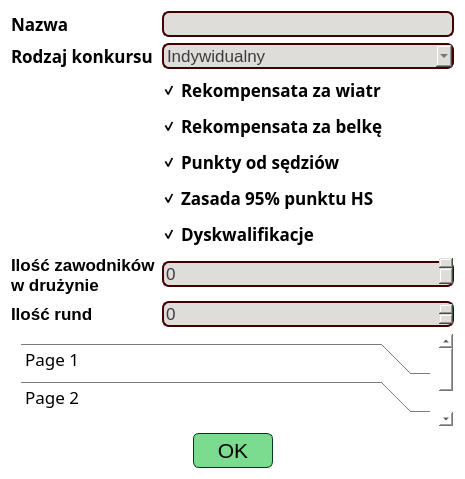
<?xml version="1.0" encoding="UTF-8"?>
<ui version="4.0">
 <class>CompetitionRulesEditorWidget</class>
 <widget class="QWidget" name="CompetitionRulesEditorWidget">
  <property name="geometry">
   <rect>
    <x>0</x>
    <y>0</y>
    <width>465</width>
    <height>479</height>
   </rect>
  </property>
  <property name="windowTitle">
   <string>Form</string>
  </property>
  <property name="styleSheet">
   <string notr="true">background: transparent;
color: black;</string>
  </property>
  <layout class="QVBoxLayout" name="verticalLayout_2">
   <item>
    <layout class="QFormLayout" name="formLayout">
     <item row="0" column="0">
      <widget class="QLabel" name="label">
       <property name="font">
        <font>
         <family>Quicksand Medium</family>
         <pointsize>13</pointsize>
         <bold>true</bold>
        </font>
       </property>
       <property name="text">
        <string>Nazwa</string>
       </property>
      </widget>
     </item>
     <item row="0" column="1">
      <widget class="QLineEdit" name="lineEdit_name">
       <property name="font">
        <font>
         <pointsize>13</pointsize>
        </font>
       </property>
       <property name="styleSheet">
        <string notr="true">QWidget{
	background-color: rgb(222, 221, 218);
	color: rgb(60, 60, 60);
	border: 2px solid rgb(65, 0, 0);
	border-radius: 7px;
}</string>
       </property>
      </widget>
     </item>
     <item row="1" column="0">
      <widget class="QLabel" name="label_6">
       <property name="font">
        <font>
         <family>Quicksand Medium</family>
         <pointsize>13</pointsize>
         <bold>true</bold>
        </font>
       </property>
       <property name="text">
        <string>Rodzaj konkursu</string>
       </property>
      </widget>
     </item>
     <item row="1" column="1">
      <widget class="QComboBox" name="comboBox_competitionType">
       <property name="font">
        <font>
         <pointsize>13</pointsize>
        </font>
       </property>
       <property name="styleSheet">
        <string>QWidget{
	background-color: rgb(222, 221, 218);
	color: rgb(60, 60, 60);
	border: 2px solid rgb(65, 0, 0);
	border-radius: 7px;
}</string>
       </property>
       <item>
        <property name="text">
         <string>Indywidualny</string>
        </property>
       </item>
       <item>
        <property name="text">
         <string>Drużynowy</string>
        </property>
       </item>
      </widget>
     </item>
     <item row="2" column="1">
      <widget class="QCheckBox" name="checkBox_windCompensation">
       <property name="font">
        <font>
         <family>Quicksand Medium</family>
         <pointsize>13</pointsize>
         <bold>true</bold>
        </font>
       </property>
       <property name="text">
        <string>Rekompensata za wiatr</string>
       </property>
       <property name="checked">
        <bool>true</bool>
       </property>
      </widget>
     </item>
     <item row="3" column="1">
      <widget class="QCheckBox" name="checkBox_gateCompensation">
       <property name="font">
        <font>
         <family>Quicksand Medium</family>
         <pointsize>13</pointsize>
         <bold>true</bold>
        </font>
       </property>
       <property name="text">
        <string>Rekompensata za belkę</string>
       </property>
       <property name="checked">
        <bool>true</bool>
       </property>
      </widget>
     </item>
     <item row="4" column="1">
      <widget class="QCheckBox" name="checkBox_judgesPoints">
       <property name="font">
        <font>
         <family>Quicksand Medium</family>
         <pointsize>13</pointsize>
         <bold>true</bold>
        </font>
       </property>
       <property name="text">
        <string>Punkty od sędziów</string>
       </property>
       <property name="checked">
        <bool>true</bool>
       </property>
      </widget>
     </item>
     <item row="5" column="1">
      <widget class="QCheckBox" name="checkBox_95HsRule">
       <property name="font">
        <font>
         <family>Quicksand Medium</family>
         <pointsize>13</pointsize>
         <bold>true</bold>
        </font>
       </property>
       <property name="text">
        <string>Zasada 95% punktu HS</string>
       </property>
       <property name="checked">
        <bool>true</bool>
       </property>
      </widget>
     </item>
     <item row="7" column="0">
      <widget class="QLabel" name="label_8">
       <property name="font">
        <font>
         <pointsize>13</pointsize>
         <bold>true</bold>
        </font>
       </property>
       <property name="text">
        <string>Ilość zawodników
w drużynie</string>
       </property>
      </widget>
     </item>
     <item row="7" column="1">
      <widget class="QSpinBox" name="spinBox_jumpersInTeamCount">
       <property name="font">
        <font>
         <pointsize>13</pointsize>
        </font>
       </property>
       <property name="styleSheet">
        <string notr="true">QWidget{
	background-color: rgb(222, 221, 218);
	color: rgb(60, 60, 60);
	border: 2px solid rgb(65, 0, 0);
	border-radius: 7px;
margin-top: 6px;
}</string>
       </property>
       <property name="maximum">
        <number>1000000000</number>
       </property>
      </widget>
     </item>
     <item row="8" column="0">
      <widget class="QLabel" name="label_7">
       <property name="font">
        <font>
         <pointsize>13</pointsize>
         <bold>true</bold>
        </font>
       </property>
       <property name="text">
        <string>Ilość rund</string>
       </property>
      </widget>
     </item>
     <item row="8" column="1">
      <widget class="QSpinBox" name="spinBox_roundsCount">
       <property name="font">
        <font>
         <pointsize>13</pointsize>
        </font>
       </property>
       <property name="styleSheet">
        <string notr="true">QWidget{
	background-color: rgb(222, 221, 218);
	color: rgb(60, 60, 60);
	border: 2px solid rgb(65, 0, 0);
	border-radius: 7px;
}</string>
       </property>
       <property name="maximum">
        <number>1000000000</number>
       </property>
      </widget>
     </item>
     <item row="6" column="1">
      <widget class="QCheckBox" name="checkBox_dsq">
       <property name="font">
        <font>
         <family>Quicksand Medium</family>
         <pointsize>13</pointsize>
         <bold>true</bold>
        </font>
       </property>
       <property name="text">
        <string>Dyskwalifikacje</string>
       </property>
       <property name="checked">
        <bool>true</bool>
       </property>
      </widget>
     </item>
    </layout>
   </item>
   <item>
    <widget class="QScrollArea" name="scrollArea">
     <property name="styleSheet">
      <string notr="true">QScrollArea{
background: transparent;
}
QScrollBar::handle{
border: 2px solid rgb(101, 23, 23);
background-color: rgb(255, 229, 190);
height: 10px;
width: 5px;
}</string>
     </property>
     <property name="widgetResizable">
      <bool>true</bool>
     </property>
     <widget class="QWidget" name="scrollAreaWidgetContents">
      <property name="geometry">
       <rect>
        <x>0</x>
        <y>0</y>
        <width>431</width>
        <height>137</height>
       </rect>
      </property>
      <layout class="QVBoxLayout" name="verticalLayout">
       <item>
        <widget class="QToolBox" name="toolBox_rounds">
         <property name="font">
          <font>
           <family>Quicksand Medium</family>
           <pointsize>13</pointsize>
          </font>
         </property>
         <property name="currentIndex">
          <number>1</number>
         </property>
         <widget class="QWidget" name="page">
          <property name="geometry">
           <rect>
            <x>0</x>
            <y>0</y>
            <width>413</width>
            <height>41</height>
           </rect>
          </property>
          <attribute name="label">
           <string>Page 1</string>
          </attribute>
         </widget>
         <widget class="QWidget" name="page_2">
          <property name="geometry">
           <rect>
            <x>0</x>
            <y>0</y>
            <width>413</width>
            <height>41</height>
           </rect>
          </property>
          <attribute name="label">
           <string>Page 2</string>
          </attribute>
         </widget>
        </widget>
       </item>
       <item>
        <spacer name="verticalSpacer">
         <property name="orientation">
          <enum>Qt::Vertical</enum>
         </property>
         <property name="sizeHint" stdset="0">
          <size>
           <width>20</width>
           <height>40</height>
          </size>
         </property>
        </spacer>
       </item>
      </layout>
     </widget>
    </widget>
   </item>
   <item>
    <layout class="QHBoxLayout" name="horizontalLayout">
     <item>
      <spacer name="horizontalSpacer">
       <property name="orientation">
        <enum>Qt::Horizontal</enum>
       </property>
       <property name="sizeHint" stdset="0">
        <size>
         <width>40</width>
         <height>20</height>
        </size>
       </property>
      </spacer>
     </item>
     <item>
      <widget class="QPushButton" name="pushButton_submit">
       <property name="minimumSize">
        <size>
         <width>80</width>
         <height>35</height>
        </size>
       </property>
       <property name="font">
        <font>
         <family>Ubuntu</family>
         <pointsize>16</pointsize>
        </font>
       </property>
       <property name="focusPolicy">
        <enum>Qt::StrongFocus</enum>
       </property>
       <property name="styleSheet">
        <string notr="true">QPushButton{
border: 1px solid rgb(0, 59, 23);
border-radius: 6px;
color: rgb(0, 0, 0);
background-color: rgb(123, 220, 144);
}
QPushButton:hover{
background-color: rgb(153, 253, 174);
}</string>
       </property>
       <property name="text">
        <string>OK</string>
       </property>
       <property name="default">
        <bool>true</bool>
       </property>
      </widget>
     </item>
     <item>
      <spacer name="horizontalSpacer_2">
       <property name="orientation">
        <enum>Qt::Horizontal</enum>
       </property>
       <property name="sizeHint" stdset="0">
        <size>
         <width>40</width>
         <height>20</height>
        </size>
       </property>
      </spacer>
     </item>
    </layout>
   </item>
  </layout>
 </widget>
 <resources/>
 <connections/>
</ui>
